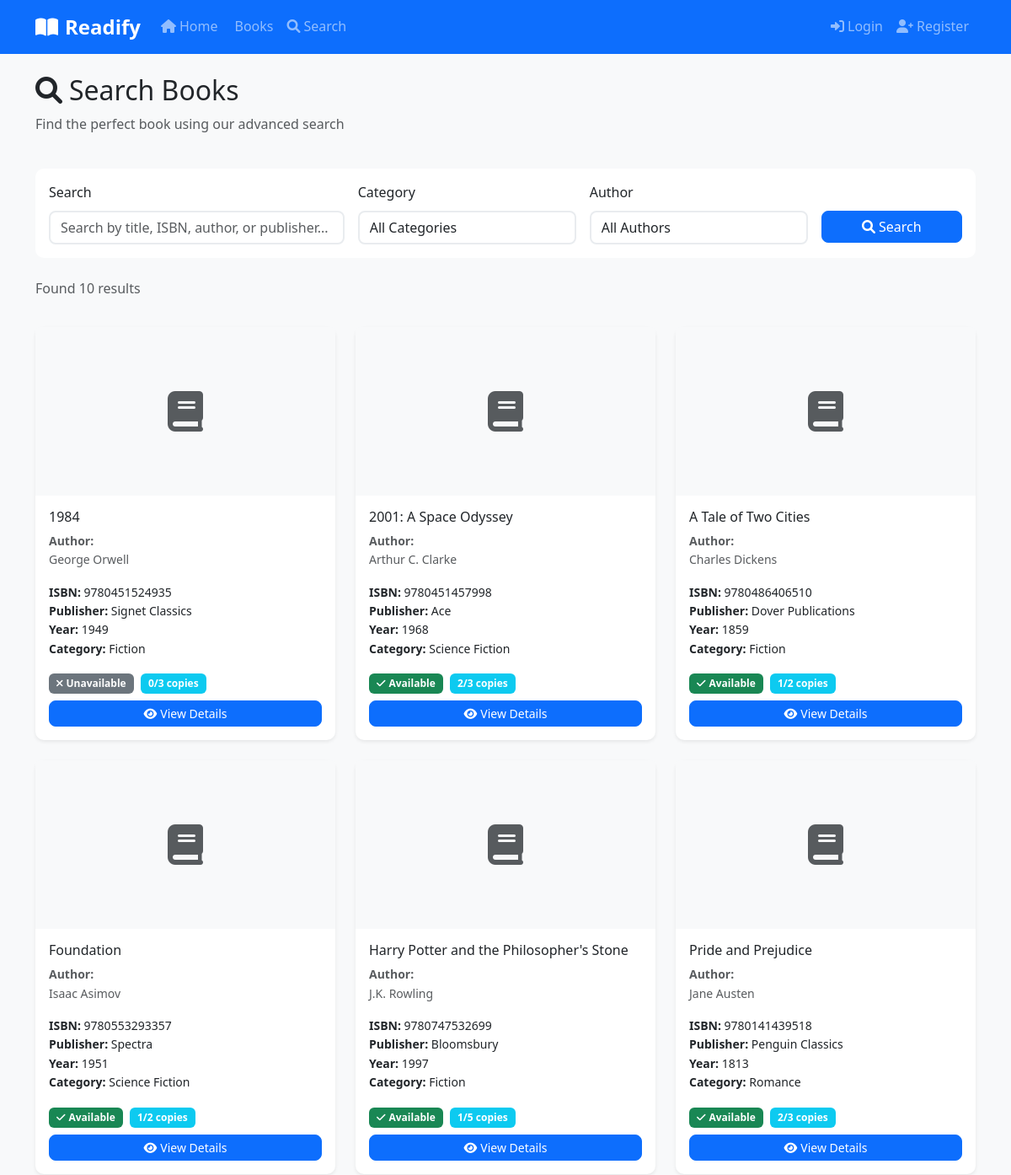
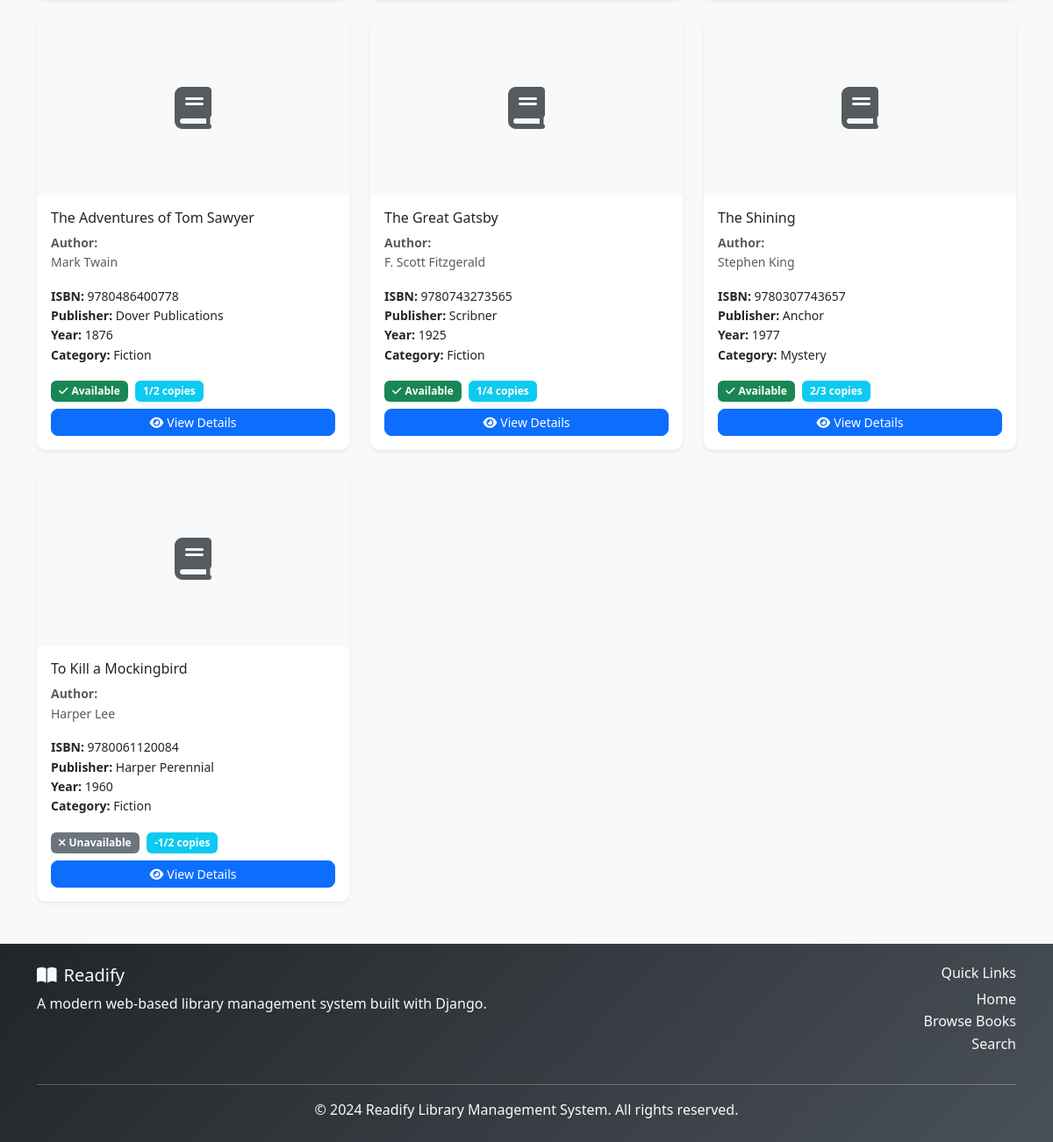
The app's page /search/ with its own data (2 pictures, top to bottom).
### library/models.py (models this page shows, shortened)
class Book(models.Model):
    STATUS_CHOICES = [
        ('available', 'Available'),
        ('borrowed', 'Borrowed'),
        ('reserved', 'Reserved'),
        ('maintenance', 'Under Maintenance'),
    ]
    title = models.CharField(max_length=200)
    isbn = models.CharField(max_length=13, unique=True, help_text="13-character ISBN")
    authors = models.ManyToManyField(Author, related_name='books')
    category = models.ForeignKey(Category, on_delete=models.CASCADE, related_name='books')
    publisher = models.CharField(max_length=200)
    publication_year = models.IntegerField(
        validators=[MinValueValidator(1000), MaxValueValidator(2024)]
    )
    pages = models.IntegerField(validators=[MinValueValidator(1)])
    description = models.TextField(blank=True)
    cover_image = models.ImageField(upload_to='book_covers/', blank=True, null=True)
    status = models.CharField(max_length=20, choices=STATUS_CHOICES, default='available')
    total_copies = models.IntegerField(default=1, validators=[MinValueValidator(1)])
    available_copies = models.IntegerField(default=1, validators=[MinValueValidator(0)])
    price = models.DecimalField(max_digits=10, decimal_places=2, null=True, blank=True)
    created_at = models.DateTimeField(auto_now_add=True)
    updated_at = models.DateTimeField(auto_now=True)
    class Meta:
        ordering = ['title']
    @property
    def is_available(self):
        return self.available_copies > 0 and self.status == 'available'

class Author(models.Model):
    first_name = models.CharField(max_length=100)
    last_name = models.CharField(max_length=100)
    bio = models.TextField(blank=True)
    birth_date = models.DateField(null=True, blank=True)
    created_at = models.DateTimeField(auto_now_add=True)
    class Meta:
        ordering = ['last_name', 'first_name']
    def __str__(self):
        return f"{self.first_name} {self.last_name}"
    @property
    def full_name(self):
        return f"{self.first_name} {self.last_name}"

class Category(models.Model):
    name = models.CharField(max_length=100, unique=True)
    description = models.TextField(blank=True)
    created_at = models.DateTimeField(auto_now_add=True)
    class Meta:
        verbose_name_plural = "Categories"
    def __str__(self):
        return self.name

### library/views.py (the view)
# urls.py: path('search/', views.search_books, name='search'),
def search_books(request):
    form = SearchForm(request.GET)
    books = Book.objects.none()
    if form.is_valid():
        search_query = form.cleaned_data.get('search', '')
        category = form.cleaned_data.get('category')
        author = form.cleaned_data.get('author')
        books = Book.objects.select_related('category').prefetch_related('authors')
        if search_query:
            books = books.filter(
                Q(title__icontains=search_query) |
                Q(isbn__icontains=search_query) |
                Q(publisher__icontains=search_query)
            )
        if category:
            books = books.filter(category=category)
        if author:
            books = books.filter(authors=author)
    paginator = Paginator(books, 12)
    page_number = request.GET.get('page')
    page_obj = paginator.get_page(page_number)
    return render(request, 'library/search.html', {
        'form': form,
        'books': page_obj,
        'results_count': books.count() if form.is_valid() else 0,
    })

### library/forms.py
class SearchForm(forms.Form):
    search = forms.CharField(
        max_length=200,
        required=False,
        widget=forms.TextInput(attrs={
            'placeholder': 'Search by title, ISBN, author, or publisher...',
            'class': 'form-control'
        })
    )
    category = forms.ModelChoiceField(
        queryset=Category.objects.all(),
        required=False,
        empty_label="All Categories",
        widget=forms.Select(attrs={'class': 'form-control'})
    )
    author = forms.ModelChoiceField(
        queryset=Author.objects.all(),
        required=False,
        empty_label="All Authors",
        widget=forms.Select(attrs={'class': 'form-control'})
    )
    status = forms.ChoiceField(
        choices=[('', 'All Status')] + Book.STATUS_CHOICES,
        required=False,
        widget=forms.Select(attrs={'class': 'form-control'})
    )
    def __init__(self, *args, **kwargs):
        super().__init__(*args, **kwargs)
        self.fields['category'].queryset = Category.objects.all().order_by('name')
        self.fields['author'].queryset = Author.objects.all().order_by('last_name', 'first_name')

### templates/library/search.html (shortened to what this page needs)
{% extends 'base.html' %}
{% load static %}
{% block content %}
<div class="container mt-4">
    <div class="row mb-4">
        <div class="col-12">
            <h2><i class="fas fa-search me-2"></i>Search Books</h2>
            <p class="text-muted">Find the perfect book using our advanced search</p>
        </div>
    </div>
    <div class="row mb-4">
        <div class="col-12">
            <div class="card">
                <div class="card-body">
                    <form method="get" class="row g-3">
                        <div class="col-md-4">
                            <label for="{{ form.search.id_for_label }}" class="form-label">Search</label>
                            {{ form.search }}
                        </div>
                        <div class="col-md-3">
                            <label for="{{ form.category.id_for_label }}" class="form-label">Category</label>
                            {{ form.category }}
                        </div>
                        <div class="col-md-3">
                            <label for="{{ form.author.id_for_label }}" class="form-label">Author</label>
                            {{ form.author }}
                        </div>
                        <div class="col-md-2">
                            <label class="form-label">&nbsp;</label>
                            <div class="d-grid">
                                <button type="submit" class="btn btn-primary">
                                    <i class="fas fa-search me-1"></i>Search
                                </button>
                            </div>
                        </div>
                    </form>
                </div>
            </div>
        </div>
    </div>
    {% if form.is_valid %}
        <div class="row mb-3">
            <div class="col-12">
                <p class="text-muted">
                    Found {{ results_count }} result{{ results_count|pluralize }}
                </p>
            </div>
        </div>
        {% if books %}
            <div class="row g-4">
                {% for book in books %}
                    <div class="col-md-6 col-lg-4">
                        <div class="card h-100 shadow-sm">
                            {% if book.cover_image %}
                                <img src="{{ book.cover_image.url }}" class="card-img-top" alt="{{ book.title }}"
                                     style="height: 200px; object-fit: cover;">
                            {% else %}
                                <div class="card-img-top bg-light d-flex align-items-center justify-content-center"
                                     style="height: 200px;">
                                    <i class="fas fa-book fa-3x text-muted"></i>
                                </div>
                            {% endif %}
                            <div class="card-body d-flex flex-column">
                                <h6 class="card-title">{{ book.title }}</h6>
                                <p class="card-text text-muted small">
                                    <strong>Author{{ book.authors.count|pluralize }}:</strong><br>
                                    {% for author in book.authors.all %}
                                        {{ author.full_name }}{% if not forloop.last %}, {% endif %}
                                    {% endfor %}
                                </p>
                                <p class="card-text small">
                                    <strong>ISBN:</strong> {{ book.isbn }}<br>
                                    <strong>Publisher:</strong> {{ book.publisher }}<br>
                                    <strong>Year:</strong> {{ book.publication_year }}<br>
                                    <strong>Category:</strong> {{ book.category.name }}
                                </p>
                                <div class="mt-auto">
                                    <div class="mb-2">
                                        <span class="badge bg-{% if book.is_available %}success{% else %}secondary{% endif %}">
                                            {% if book.is_available %}
                                                <i class="fas fa-check me-1"></i>Available
                                            {% else %}
                                                <i class="fas fa-times me-1"></i>Unavailable
                                            {% endif %}
                                        </span>
                                        <span class="badge bg-info ms-1">
                                            {{ book.available_copies }}/{{ book.total_copies }} copies
                                        </span>
                                    </div>
                                    <div class="d-grid gap-2">
                                        <a href="{% url 'library:book_detail' book.id %}" class="btn btn-primary btn-sm">
                                            <i class="fas fa-eye me-1"></i>View Details
                                        </a>
                                    </div>
                                </div>
                            </div>
                        </div>
                    </div>
                {% endfor %}
            </div>
        {% endif %}
    {% endif %}
</div>
{% endblock %}

### static/css/style.css (style rules this page uses)
:root { --primary-color: #0d6efd; --secondary-color: #6c757d; --success-color: #198754; --danger-color: #dc3545; --warning-color: #ffc107; --info-color: #0dcaf0; --light-color: #f8f9fa; --dark-color: #212529; }
body { font-family: 'Segoe UI', Tahoma, Geneva, Verdana, sans-serif; line-height: 1.6; background-color: #f8f9fa; }
.card { border: none; border-radius: 10px; transition: transform 0.3s ease, box-shadow 0.3s ease; }
.btn { border-radius: 8px; font-weight: 500; transition: all 0.3s ease; }
.form-control, .form-select { border-radius: 8px; border: 2px solid #e9ecef; transition: border-color 0.3s ease, box-shadow 0.3s ease; }
.badge { font-size: 0.75rem; padding: 0.5em 0.75em; border-radius: 6px; }

### records on screen
Book: title "1984", isbn "9780451524935", publisher "Signet Classics", publication_year "1949", category.name "Fiction", shows "Unavailable", available_copies "0", total_copies "3"
Author: full_name "George Orwell"
Book: title "2001: A Space Odyssey", isbn "9780451457998", publisher "Ace", publication_year "1968", category.name "Science Fiction", status "Available", available_copies "2", total_copies "3"
Author: full_name "Arthur C. Clarke"
Book: title "A Tale of Two Cities", isbn "9780486406510", publisher "Dover Publications", publication_year "1859", category.name "Fiction", status "Available", available_copies "1", total_copies "2"
Author: full_name "Charles Dickens"
Book: title "Foundation", isbn "9780553293357", publisher "Spectra", publication_year "1951", category.name "Science Fiction", status "Available", available_copies "1", total_copies "2"
Author: full_name "Isaac Asimov"
Book: title "Harry Potter and the Philosopher's Stone", isbn "9780747532699", publisher "Bloomsbury", publication_year "1997", category.name "Fiction", status "Available", available_copies "1", total_copies "5"
Author: full_name "J.K. Rowling"
Book: title "Pride and Prejudice", isbn "9780141439518", publisher "Penguin Classics", publication_year "1813", category.name "Romance", status "Available", available_copies "2", total_copies "3"
Author: full_name "Jane Austen"
Book: title "The Adventures of Tom Sawyer", isbn "9780486400778", publisher "Dover Publications", publication_year "1876", category.name "Fiction", status "Available", available_copies "1", total_copies "2"
Author: full_name "Mark Twain"
Book: title "The Great Gatsby", isbn "9780743273565", publisher "Scribner", publication_year "1925", category.name "Fiction", status "Available", available_copies "1", total_copies "4"
Author: full_name "F. Scott Fitzgerald"
Book: title "The Shining", isbn "9780307743657", publisher "Anchor", publication_year "1977", category.name "Mystery", status "Available", available_copies "2", total_copies "3"
Author: full_name "Stephen King"
Book: title "To Kill a Mockingbird", isbn "9780061120084", publisher "Harper Perennial", publication_year "1960", category.name "Fiction", shows "Unavailable", available_copies "-1", total_copies "2"
Author: full_name "Harper Lee"

### other values on screen
{{ results_count }} "10"
